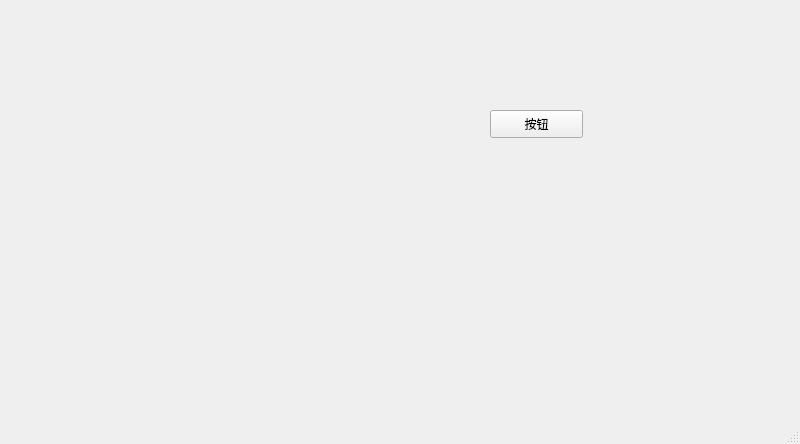
<?xml version="1.0" encoding="UTF-8"?>
<ui version="4.0">
 <class>MainWindow</class>
 <widget class="QMainWindow" name="MainWindow">
  <property name="geometry">
   <rect>
    <x>0</x>
    <y>0</y>
    <width>800</width>
    <height>444</height>
   </rect>
  </property>
  <property name="windowTitle">
   <string>MainWindow</string>
  </property>
  <widget class="QWidget" name="centralwidget">
   <widget class="QPushButton" name="pushButton">
    <property name="geometry">
     <rect>
      <x>490</x>
      <y>110</y>
      <width>93</width>
      <height>28</height>
     </rect>
    </property>
    <property name="text">
     <string>按钮</string>
    </property>
   </widget>
  </widget>
  <widget class="QMenuBar" name="menubar">
   <property name="geometry">
    <rect>
     <x>0</x>
     <y>0</y>
     <width>800</width>
     <height>23</height>
    </rect>
   </property>
  </widget>
  <widget class="QStatusBar" name="statusbar"/>
 </widget>
 <resources/>
 <connections/>
</ui>
